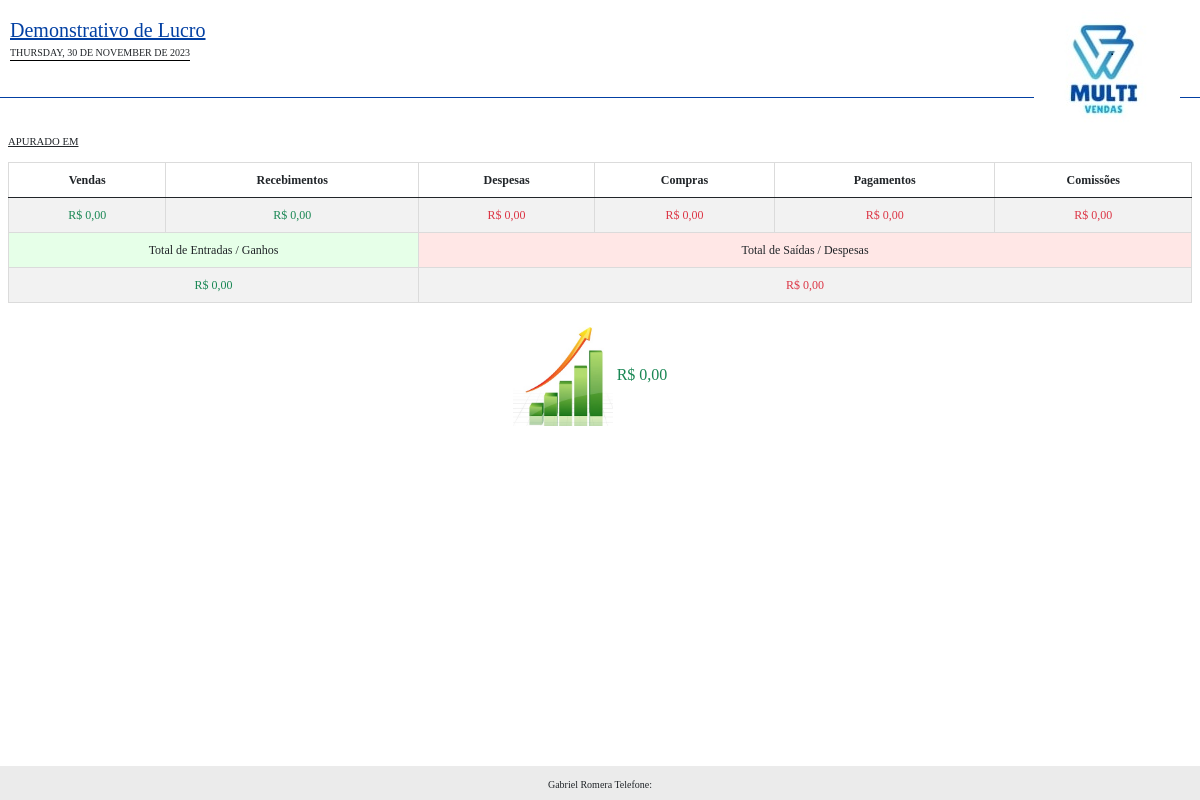
/rel_sistema/lucro.php?id_empresa=44, run on the app's committed database.
### tables this page shows
CREATE TABLE `config` (
  `id` int(11) NOT NULL,
  `empresa` int(11) NOT NULL,
  `nome_sistema` varchar(50) NOT NULL,
  `telefone_sistema` varchar(20) DEFAULT NULL,
  `email_sistema` varchar(50) DEFAULT NULL,
  `tipo_rel` varchar(5) NOT NULL,
  `dias_bloqueio` int(11) NOT NULL,
  `msg_bloqueio` varchar(255) DEFAULT NULL,
  `foto_rel` varchar(100) DEFAULT NULL,
  `tipo_desconto` varchar(20) DEFAULT NULL,
  `comissao` int(11) NOT NULL,
  `endereco_sistema` varchar(100) DEFAULT NULL,
  `cnpj_sistema` varchar(25) DEFAULT NULL
);

### conexao.php (called while the page is built, shortened)
<?php
$url_sistema = "http://$_SERVER[HTTP_HOST]/";
$url = explode("//", $url_sistema);
if($url[1] == 'localhost/'){
	$url_sistema = "http://$_SERVER[HTTP_HOST]/tcc/";
}
 ?>

### rel_sistema/lucro.php (the view, shortened to what this page needs)
<?php
include('../conexao.php');
$dataInicial = $_GET['dataInicial'];
$dataFinal = $_GET['dataFinal'];
$id_empresa = $_GET['id_empresa'];
$query = $pdo->query("SELECT * FROM config WHERE empresa = '$id_empresa'");
$res = $query->fetchAll(PDO::FETCH_ASSOC);
$nome_sistema = $res[0]['nome_sistema'];
$telefone_sistema = $res[0]['telefone_sistema'];
$logo_rel = $res[0]['foto_rel'];
$data_hoje = utf8_encode(strftime('%A, %d de %B de %Y', strtotime('today')));
$dataInicialF = implode('/', array_reverse(explode('-', $dataInicial)));
$dataFinalF = implode('/', array_reverse(explode('-', $dataFinal)));
if($dataInicial == $dataFinal){
	$texto_apuracao = 'APURADO EM '.$dataInicialF;
}else if($dataInicial == '1980-01-01'){
	$texto_apuracao = 'APURADO EM TODO O PERÍODO';
}else{
	$texto_apuracao = 'APURAÇÃO DE '.$dataInicialF. ' ATÉ '.$dataFinalF;
}
?>
<!DOCTYPE html>
<html>
<head>
	<link href="https://cdn.jsdelivr.net/npm/bootstrap@5.0.0/dist/css/bootstrap.min.css" rel="stylesheet">
</head>
<body>
	<div class="titulo_cab titulo_img"><u>Demonstrativo de Lucro</u></div>
	<div class="data_img"><?php echo mb_strtoupper($data_hoje) ?></div>
	<img class="imagem" style="height: 50; width:auto" src="<?php echo $url_sistema ?>/sistema/images/logos/<?php echo $logo_rel ?>">
	<br><br><br>
	<div class="cabecalho" style="border-bottom: solid 1px #0340a3">
	</div>
	<div class="mx-2" >
		<section class="area-cab">
			<div>
				<small><small><small><u><?php echo $texto_apuracao ?></u></small></small></small>
			</div>
			</section>
			<br>
		<?php
		$total_vendas = 0;
		$total_receber = 0;
		$total_pagar = 0;
		$total_compras = 0;
		$total_pagamentos = 0;
		$total_comissoes = 0;
		 ?>
	<table class="table table-striped borda" cellpadding="6">
  <thead>
    <tr align="center">
      <td scope="col" align="center"><b>Vendas</b></td>
      <td scope="col"><b>Recebimentos</b></td>
      <td scope="col"><b>Despesas</b></td>
      <td scope="col"><b>Compras</b></td>
      <td scope="col"><b>Pagamentos</b></td>
      <td scope="col"><b>Comissões</b></td>
    </tr>
  </thead>
  <tbody>
  	<?php
	$total_vendasF = number_format($total_vendas, 2, ',', '.');
	$total_receberF = number_format($total_receber, 2, ',', '.');
	$total_pagarF = number_format($total_pagar, 2, ',', '.');
	$total_comprasF = number_format($total_compras, 2, ',', '.');
	$total_pagamentosF = number_format($total_pagamentos, 2, ',', '.');
	$total_comissoesF = number_format($total_comissoes, 2, ',', '.');
	$total_entradas = $total_vendas + $total_receber;
	$total_saidas = $total_pagar + $total_compras + $total_pagamentos + $total_comissoes;
	$total_entradasF = number_format($total_entradas, 2, ',', '.');
	$total_saidasF = number_format($total_saidas, 2, ',', '.');
	$saldo_total = $total_entradas - $total_saidas;
	$saldo_totalF = number_format($saldo_total, 2, ',', '.');
	if($saldo_total < 0){
		$classe_saldo = 'text-danger';
		$classe_img = 'negativo.jpg';
	}else{
		$classe_saldo = 'text-success';
		$classe_img = 'positivo.jpg';
	}
  	 ?>
    <tr align="center" class="">
<td class="text-success">R$ <?php echo $total_vendasF ?></td>
<td class="text-success">R$ <?php echo $total_receberF ?></td>
<td class="text-danger">R$ <?php echo $total_pagarF ?></td>
<td class="text-danger">R$ <?php echo $total_comprasF ?></td>
<td class="text-danger">R$ <?php echo $total_pagamentosF ?></td>
<td class="text-danger">R$ <?php echo $total_comissoesF ?></td>
    </tr>
 <tr align="center" class="">
<td style="background: #e6ffe8" colspan="2" scope="col">Total de Entradas / Ganhos</td>
<td style="background: #ffe7e6" colspan="4" scope="col">Total de Saídas / Despesas</td>
</tr>
 <tr align="center" class="">
<td colspan="2" class="text-success"> R$ <?php echo $total_entradasF ?></td>
<td colspan="4" class="text-danger"> R$ <?php echo $total_saidasF ?></td>
</tr>
  </tbody>
</table>
	</div>
	<div class="col-md-12 p-2">
		<div class="" align="center" style="margin-right: 20px">
			<img src="<?php echo $url_sistema ?>/img/<?php echo $classe_img ?>" width="100px">
			<span class="<?php echo $classe_saldo ?>">R$ <?php echo $saldo_totalF ?></span>
		</div>
	</div>
	<div class="footer"  align="center">
		<span style="font-size:10px"><?php echo $nome_sistema ?> Telefone: <?php echo $telefone_sistema ?></span>
	</div>
</body>
</html>

### rel_sistema/lucro.php (style rules this page uses)
body { margin-top:5px; font-family:Times, "Times New Roman", Georgia, serif; }
.footer { margin-top:20px; width:100%; background-color: #ebebeb; padding:5px; position:absolute; bottom:0; }
.cabecalho { padding:10px; margin-bottom:30px; width:100%; font-family:Times, "Times New Roman", Georgia, serif; }
.titulo_cab { color:#0340a3; font-size:20px; }
.area-cab { display:block; width:100%; height:10px; }
.imagem { width: 160px; position:absolute; right:20px; top:10px; }
.titulo_img { position: absolute; margin-top: 10px; margin-left: 10px; }
.data_img { position: absolute; margin-top: 40px; margin-left: 10px; border-bottom:1px solid #000; font-size: 10px; }
table.borda { border-collapse: collapse; background: #FFF; font-size:12px; vertical-align:middle; }
table.borda td { border: 1px solid #dbdbdb; }
table { width:100%; text-align: center; }
.text-danger { color:red; }
.mx-2 { margin:0px 10px; }
.text-success { color:green; }

### data on the page
config: foto_rel (picture), nome_sistema "Gabriel Romera"

### other printed values
mb_strtoupper($data_hoje) "THURSDAY, 30 DE NOVEMBER DE 2023"
$texto_apuracao "APURADO EM"
$total_vendasF "0,00"
$total_receberF "0,00"
$total_pagarF "0,00"
$total_comprasF "0,00"
$total_pagamentosF "0,00"
$total_comissoesF "0,00"
$total_entradasF "0,00"
$total_saidasF "0,00"
$saldo_totalF "0,00"
